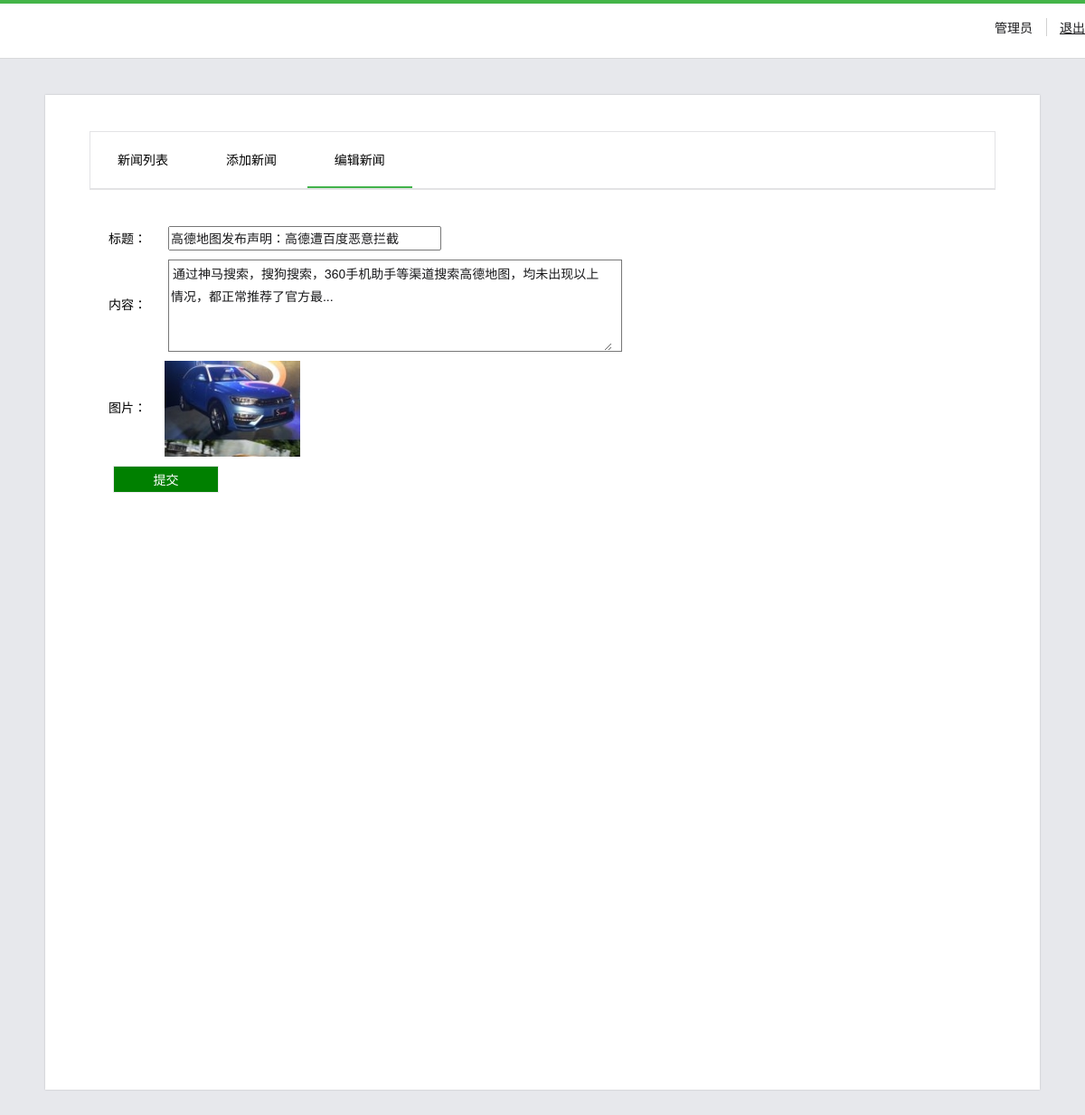
Page /view/edit.php?id=261 (signed in) on the committed database.
### tables this page shows
CREATE TABLE `news` (
  `id` int(11) NOT NULL AUTO_INCREMENT,
  `title` varchar(255) NOT NULL,
  `content` varchar(255) NOT NULL,
  `time` datetime DEFAULT NULL,
  `img` varchar(255) DEFAULT NULL,
  PRIMARY KEY (`id`)
);

### model/model.php (called while the page is built, shortened)
<?php
class model{
		public $con;
		private $table;
		public function __construct($table){
			$this->con = mysqli_connect("localhost","root","123456","baidu");
			mysqli_set_charset($this->con,"utf-8");
			$this->table = $table;
		}
		public function find($id){
			$id = htmlspecialchars($id);
			$stmt = mysqli_prepare($this->con, "select * from " . $this->table . " where id = ?");
			$stmt->bind_param("i",$id);
			$stmt->execute();
			$result = $stmt->get_result();
			return $result->fetch_object();
		}
	}

### view/edit.php (the view, shortened to what this page needs)
<?php
    if($_SESSION['name']){
?>
<html>
<link rel="stylesheet" href="../css/admin.css">
</head>
<body>
    <div class="header">
        <div class="head">
            <div class="usrbar">
                <div class="usrstatus">
                    <div class="info">
                        <span class="nm" style="line-height:38px">管理员</span>
                        <span class="logout"><a href="../controller/logout.php" style="line-height:38px" class="fuc">退出</a></span>
                    </div>
                </div>
            </div>
        </div>
    </div>
    <div class="body">
        <div class="table">
            <div class="nav">
                <a href="manage.php">
                    <label>新闻列表</label>
                </a>
                <a href="add.php">
                    <label>添加新闻</label>
                </a>
                <label class="active">编辑新闻</label>
            </div>
        </div>
        <?php
            require("../model/model.php");
            $news = new model("news");
            $item = $news->find($_GET['id']);
        ?>
        <div class="publish">
            <form action="../controller/edit.php" method="post" enctype="multipart/form-data">
                <div class="item">标题：
                    <div class="input">
                        <input name="title" value="<?=$item->title?>">
                    </div>
                </div>
                <div class="item">内容：
                    <div class="content">
                        <textarea name="content" value=""><?=$item->content?></textarea>
                    </div>
                </div>
                <div class="item">图片：<img src="../img/<?=$item->img?>" id="pre"></div>
                <div class="button">提交</div>
        </div>
    </div>
</body>
</html>
<?php }else{
    echo "请先登录";
}?>

### css/admin.css (style rules this page uses)
html, body, ul, li, p, div, form, h1, h2, h3, h4, h5, h6, img, a img, input { padding: 0; margin: 0; border: 0; }
body, input, button, textarea, select { font: normal 14px/1.5 "Microsoft YaHei", "Microsoft JhengHei", STHeiti, MingLiu, san-serif; outline: none; color: #19191b; font-family: "Helvetica Neue", "Hiragino Sans GB", "Microsoft YaHei", "\9ED1\4F53", Arial, sans-serif; }
body { background: #e7e8ec; }
.header { height: 60px; width: 100%; border-top: 4px solid #44b549; border-bottom: 1px solid #d8d9db; background: #fff; margin-bottom: 40px; }
.head { width: 1200px; height: 100%; margin: 0 auto; }
.usrbar { float: right; height: 50px; padding-top: 7px; }
.usrbar .usrstatus .logout { margin-left: 11px; padding-left: 14px; border-left: 1px solid #d1d1d1; color: #333; }
.usrbar .usrstatus .logout a { color: #19191b; }
.body { width: 1100px; margin: 0 auto 30px; font-weight: normal; color: black; overflow: hidden; background: #fff; box-shadow: 0 0 2px rgba(0, 0, 0, .2); position: relative; min-height: 1100px; }
.table { width: 1000px; margin: 40px auto; border: 1px solid #e3e3e5; }
.nav { line-height: 60px; border-bottom: 1px solid #e3e3e5; }
.nav a { text-decoration: none; color: inherit; }
.nav label { padding: 0 30px; display: inline-block; cursor: pointer; }
.active { border-bottom: #42b34b 2px solid; }
.button { background: green; color: #fff; width: 115px; vertical-align: top; border-collapse: none; text-align: center; line-height: 28px; text-indent: 0; display: inline-block; border: 1px solid #ebeaed; cursor: pointer; margin:0 5px; }
.publish { margin:20px 50px; padding:0 20px; }
.input { border: 1px solid #777; height:25px; width:300px; border-radius: 2px; display: inline-block; margin:0 20px; }
.input input { line-height: 25px; width:98%; text-indent: 2px; }
.content { width:500px; height:100px; border: 1px solid #777; display: inline-block; margin:0 20px; }
.content textarea { line-height: 25px; width:98%; height: 100%; text-indent: 2px; border:none; vertical-align: middle; }
.item { margin:10px 0; }
.item img { vertical-align: middle; margin-left: 20px; max-width:150px; max-height: 200px; }

### rows in the picture
news: title "高德地图发布声明：高德遭百度恶意拦截", content "通过神马搜索，搜狗搜索，360手机助手等渠道搜索高德地图，均未出现以上情况，都正常推荐了官方最...", img (picture)
